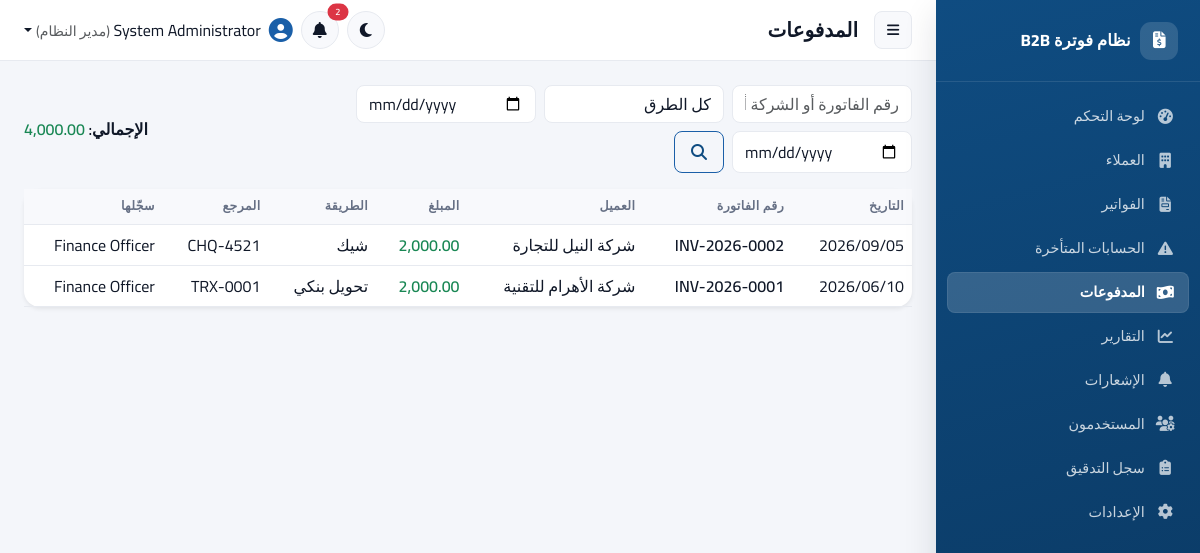
The app's page /payments/index.php (signed in) with its own data.
### tables this page shows
CREATE TABLE IF NOT EXISTS payments (
    id INT UNSIGNED AUTO_INCREMENT PRIMARY KEY,
    invoice_id INT UNSIGNED NOT NULL,
    customer_id INT UNSIGNED NOT NULL,
    amount DECIMAL(14,2) NOT NULL,
    payment_date DATE NOT NULL,
    payment_method ENUM('cash','bank_transfer','cheque','card','other') NOT NULL DEFAULT 'bank_transfer',
    reference_number VARCHAR(80) NULL,
    notes TEXT NULL,
    created_by INT UNSIGNED NULL,
    created_at DATETIME NOT NULL DEFAULT CURRENT_TIMESTAMP,
    CONSTRAINT fk_payments_invoice FOREIGN KEY (invoice_id) REFERENCES invoices(id) ON DELETE RESTRICT,
    CONSTRAINT fk_payments_customer FOREIGN KEY (customer_id) REFERENCES customers(id) ON DELETE RESTRICT,
    CONSTRAINT fk_payments_created_by FOREIGN KEY (created_by) REFERENCES users(id) ON DELETE SET NULL,
    CONSTRAINT chk_payment_amount CHECK (amount > 0),
    INDEX idx_payments_invoice (invoice_id),
    INDEX idx_payments_customer (customer_id),
    INDEX idx_payments_date (payment_date)
);

CREATE TABLE IF NOT EXISTS invoices (
    id INT UNSIGNED AUTO_INCREMENT PRIMARY KEY,
    invoice_number VARCHAR(40) NOT NULL UNIQUE,
    customer_id INT UNSIGNED NOT NULL,
    invoice_date DATE NOT NULL,
    due_date DATE NOT NULL,
    currency VARCHAR(10) NOT NULL DEFAULT 'USD',
    subtotal DECIMAL(14,2) NOT NULL DEFAULT 0.00,
    discount_amount DECIMAL(14,2) NOT NULL DEFAULT 0.00,
    tax_amount DECIMAL(14,2) NOT NULL DEFAULT 0.00,
    total_amount DECIMAL(14,2) NOT NULL DEFAULT 0.00,
    paid_amount DECIMAL(14,2) NOT NULL DEFAULT 0.00,
    remaining_amount DECIMAL(14,2) NOT NULL DEFAULT 0.00,
    status ENUM('draft','issued','partially_paid','paid','overdue','cancelled') NOT NULL DEFAULT 'draft',
    notes TEXT NULL,
    created_by INT UNSIGNED NULL,
    created_at DATETIME NOT NULL DEFAULT CURRENT_TIMESTAMP,
    updated_at DATETIME NOT NULL DEFAULT CURRENT_TIMESTAMP ON UPDATE CURRENT_TIMESTAMP,
    CONSTRAINT fk_invoices_customer FOREIGN KEY (customer_id) REFERENCES customers(id) ON DELETE RESTRICT,
    CONSTRAINT fk_invoices_created_by FOREIGN KEY (created_by) REFERENCES users(id) ON DELETE SET NULL,
    CONSTRAINT chk_invoice_dates CHECK (due_date >= invoice_date),
    INDEX idx_invoices_status (status),
    INDEX idx_invoices_customer (customer_id),
    INDEX idx_invoices_due_date (due_date)
);

CREATE TABLE IF NOT EXISTS customers (
    id INT UNSIGNED AUTO_INCREMENT PRIMARY KEY,
    company_name VARCHAR(150) NOT NULL,
    contact_person VARCHAR(120) NULL,
    email VARCHAR(150) NULL,
    phone VARCHAR(40) NULL,
    address VARCHAR(255) NULL,
    tax_number VARCHAR(60) NULL,
    registration_number VARCHAR(60) NULL,
    notes TEXT NULL,
    status ENUM('active','inactive') NOT NULL DEFAULT 'active',
    created_by INT UNSIGNED NULL,
    created_at DATETIME NOT NULL DEFAULT CURRENT_TIMESTAMP,
    updated_at DATETIME NOT NULL DEFAULT CURRENT_TIMESTAMP ON UPDATE CURRENT_TIMESTAMP,
    CONSTRAINT fk_customers_created_by FOREIGN KEY (created_by) REFERENCES users(id) ON DELETE SET NULL,
    INDEX idx_customers_status (status),
    INDEX idx_customers_name (company_name)
);

CREATE TABLE IF NOT EXISTS users (
    id INT UNSIGNED AUTO_INCREMENT PRIMARY KEY,
    role_id INT UNSIGNED NOT NULL,
    full_name VARCHAR(120) NOT NULL,
    username VARCHAR(60) NOT NULL UNIQUE,
    email VARCHAR(150) NOT NULL UNIQUE,
    password_hash VARCHAR(255) NOT NULL,
    status ENUM('active','inactive') NOT NULL DEFAULT 'active',
    last_login_at DATETIME NULL,
    last_login_ip VARCHAR(45) NULL,
    failed_login_attempts SMALLINT UNSIGNED NOT NULL DEFAULT 0,
    locked_until DATETIME NULL,
    created_at DATETIME NOT NULL DEFAULT CURRENT_TIMESTAMP,
    updated_at DATETIME NOT NULL DEFAULT CURRENT_TIMESTAMP ON UPDATE CURRENT_TIMESTAMP,
    CONSTRAINT fk_users_role FOREIGN KEY (role_id) REFERENCES roles(id) ON DELETE RESTRICT,
    INDEX idx_users_status (status)
);

### includes/functions.php (called while the page is built, shortened)
<?php
function e(?string $value): string
{
    return htmlspecialchars($value ?? '', ENT_QUOTES | ENT_SUBSTITUTE, 'UTF-8');
}
function format_money($amount, string $currency = ''): string
{
    $formatted = number_format((float)$amount, 2);
    return $currency !== '' ? "$formatted $currency" : $formatted;
}
function format_date(?string $date): string
{
    $ts = strtotime($date);
    return $ts ? date('Y/m/d', $ts) : '';
}
function clean_str(?string $value): string
{
    return trim(str_replace("\0", '', $value ?? ''));
}
function payment_method_label(string $method): string
{
    return match ($method) {
        'cash' => 'نقدًا',
        'bank_transfer' => 'تحويل بنكي',
        'cheque' => 'شيك',
        'card' => 'بطاقة',
        default => 'أخرى',
    };
}
function base_path(string $path = ''): string
{
    return rtrim(APP_URL, '/') . '/' . ltrim($path, '/');
}

### payments/index.php (the view, shortened to what this page needs)
<?php
$pdo = Database::get();
$search = clean_str($_GET['q'] ?? '');
$from = clean_str($_GET['from'] ?? '');
$to = clean_str($_GET['to'] ?? '');
$page = max(1, (int)($_GET['page'] ?? 1));
$perPage = 20;
$where = [];
$params = [];
$whereSql = $where ? ('WHERE ' . implode(' AND ', $where)) : '';
$countStmt = $pdo->prepare("SELECT COUNT(*) FROM payments p JOIN invoices i ON i.id=p.invoice_id JOIN customers c ON c.id=p.customer_id $whereSql");
$countStmt->execute($params);
$total = (int)$countStmt->fetchColumn();
$totalPages = max(1, (int)ceil($total / $perPage));
$page = min($page, $totalPages);
$offset = ($page - 1) * $perPage;
$stmt = $pdo->prepare(
    "SELECT p.*, i.invoice_number, c.company_name, u.full_name AS recorded_by
     FROM payments p JOIN invoices i ON i.id = p.invoice_id JOIN customers c ON c.id = p.customer_id
     LEFT JOIN users u ON u.id = p.created_by
     $whereSql ORDER BY p.payment_date DESC, p.id DESC LIMIT :lim OFFSET :off"
);
$stmt->bindValue('lim', $perPage, PDO::PARAM_INT);
$stmt->bindValue('off', $offset, PDO::PARAM_INT);
$stmt->execute();
$payments = $stmt->fetchAll();
$sumStmt = $pdo->prepare("SELECT COALESCE(SUM(p.amount),0) FROM payments p JOIN invoices i ON i.id=p.invoice_id JOIN customers c ON c.id=p.customer_id $whereSql");
$sumStmt->execute($params);
$totalReceived = (float)$sumStmt->fetchColumn();
require __DIR__ . '/../includes/layout_header.php';
?>
<div class="d-flex flex-wrap justify-content-between align-items-center mb-3 gap-2">
  <form class="d-flex flex-wrap gap-2 search-bar" method="get">
    <input type="text" name="q" class="form-control" placeholder="رقم الفاتورة أو الشركة أو المرجع" value="<?= e($search) ?>">
    <select name="method" class="form-select">
      <option value="">كل الطرق</option>
    </select>
    <input type="date" name="from" class="form-control" value="<?= e($from) ?>">
    <input type="date" name="to" class="form-control" value="<?= e($to) ?>">
    <button class="btn btn-outline-primary"><i class="fa-solid fa-magnifying-glass"></i></button>
  </form>
  <div class="fw-semibold">الإجمالي: <span class="text-success"><?= e(format_money($totalReceived)) ?></span></div>
</div>
<div class="card border-0 shadow-sm">
  <div class="table-responsive">
    <table class="table table-hover align-middle mb-0">
      <thead class="table-light"><tr><th>التاريخ</th><th>رقم الفاتورة</th><th>العميل</th><th>المبلغ</th><th>الطريقة</th><th>المرجع</th><th>سجّلها</th></tr></thead>
      <tbody>
        <?php foreach ($payments as $p): ?>
          <tr style="cursor:pointer" onclick="window.location='<?= e(base_path('invoices/view.php?id=' . $p['invoice_id'])) ?>'">
            <td><?= e(format_date($p['payment_date'])) ?></td>
            <td class="fw-semibold"><?= e($p['invoice_number']) ?></td>
            <td><?= e($p['company_name']) ?></td>
            <td class="text-success fw-semibold"><?= e(format_money($p['amount'])) ?></td>
            <td><?= e(payment_method_label($p['payment_method'])) ?></td>
            <td><?= e($p['reference_number']) ?></td>
            <td><?= e($p['recorded_by']) ?></td>
          </tr>
        <?php endforeach; ?>
      </tbody>
    </table>
  </div>
</div>
<?php require __DIR__ . '/../includes/layout_footer.php'; ?>

### includes/layout_header.php (style rules this page uses)
:root { --sidebar-w: 264px; --brand-50: #eef4fc; --brand-100: #d7e6f7; --brand-500: #1a5fa8; --brand-600: #0f4c81; --brand-700: #0a3760; --brand-glow: rgba(15,76,129,.18); --radius-lg: 16px; --radius-md: 12px; --radius-sm: 8px; --shadow-sm: 0 1px 2px rgba(16,24,40,.06); --shadow-md: 0 4px 16px rgba(16,24,40,.08); --shadow-lg: 0 12px 32px rgba(16,24,40,.12); --bg-app: #f4f6fa; --bg-surface: #ffffff; --bg-subtle: #f8f9fc; --text-primary: #101828; --text-muted: #667085; --border-soft: #e7eaf0; --transition-base: .18s cubic-bezier(.4,0,.2,1); }
* { box-sizing:border-box; }
html, body { height:100%; }
body { background: var(--bg-app); color: var(--text-primary); font-family: 'Cairo', 'Inter', 'Segoe UI', system-ui, -apple-system, sans-serif; transition: background var(--transition-base), color var(--transition-base); }
.card { background: var(--bg-surface); border:1px solid var(--border-soft); border-radius: var(--radius-lg); box-shadow: var(--shadow-sm); transition: box-shadow var(--transition-base), transform var(--transition-base); }
.btn { border-radius: var(--radius-sm); font-weight:600; padding:.5rem 1rem; transition: all var(--transition-base); }
.btn-outline-primary { color: var(--brand-600); border-color: var(--brand-500); }
.form-control, .form-select { background: var(--bg-surface); color: var(--text-primary); border:1px solid var(--border-soft); border-radius: var(--radius-sm); }
.table { color: var(--text-primary); }
.table thead.table-light th, table thead th { background: var(--bg-subtle) !important; color: var(--text-muted); font-size:.78rem; text-transform:uppercase; letter-spacing:.03em; font-weight:700; border-bottom:1px solid var(--border-soft); }
.table > :not(caption) > * > * { background-color: transparent; color: inherit; border-color: var(--border-soft); }
.table-responsive { overflow-x:auto; }

### payments/index.php (style rules this page uses)
.search-bar input, .search-bar select { max-width:180px; }

### records on screen
payments: payment_date "2026/09/05", invoice.invoice_number "INV-2026-0002", customer.company_name "شركة النيل للتجارة", amount "2,000.00", payment_method "شيك", reference_number "CHQ-4521", created_by.full_name "Finance Officer"
payments: payment_date "2026/06/10", invoice.invoice_number "INV-2026-0001", customer.company_name "شركة الأهرام للتقنية", amount "2,000.00", payment_method "تحويل بنكي", reference_number "TRX-0001", created_by.full_name "Finance Officer"

### other values on screen
$item['label'] "لوحة التحكم"
$item['label'] "العملاء"
$item['label'] "الفواتير"
$item['label'] "الحسابات المتأخرة"
$item['label'] "المدفوعات"
$item['label'] "التقارير"
$item['label'] "الإشعارات"
$item['label'] "المستخدمون"
$item['label'] "سجل التدقيق"
$item['label'] "الإعدادات"
$pageTitle "المدفوعات"
$unread "2"
Auth::fullName() "System Administrator"
role_label(Auth::roleName() ?? '') "مدير النظام"
format_money($totalReceived) "4,000.00"
